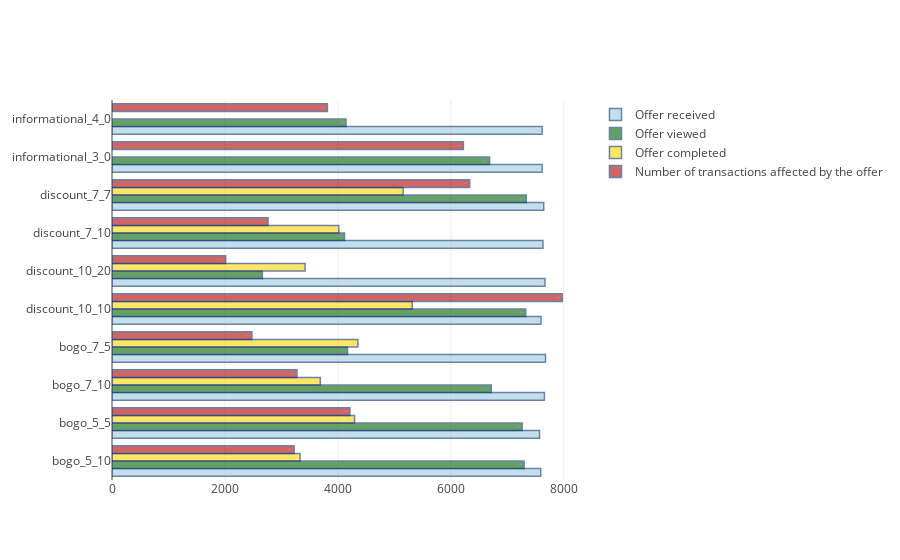

The cell this chart's notebook holds for it:
### Code cell
#plotting distribution of offer subtypes and the number of affected transactions  
y = df [df ['event'] =='offer received'].subtype.value_counts().index.sort_values()

x1 = df [df ['event'] =='offer received'].subtype.value_counts().sort_index ()
x2= df [df ['event'] =='offer viewed'].subtype.value_counts().sort_index ()
x3= df [df ['event'] =='offer completed'].subtype.value_counts().sort_index ()
x4= trans_affect.offer_subtype.value_counts().sort_index()

off_rec = go.Bar(
    x=x1,
    y=y,
    text= x1,
    name = 'Offer received',
    textposition = 'auto', 
    marker=dict(
        color='rgb(158,202,225)',
        line=dict(
            color='rgb(8,48,107)',
            width=1.5),
        ),
    opacity=0.6, orientation = 'h'
)
off_view = go.Bar(
    x=x2,
    y=y,
    text=x2,
    name = 'Offer viewed',
    textposition = 'auto',
    marker=dict(
        color='rgb(0,100,0)',
        line=dict(
            color='rgb(8,48,107)',
            width=1.5),
        ),
    opacity=0.6, orientation = 'h'
)
off_compl = go.Bar(
    x=x3,
    y=y,
    text=x3,
    name = 'Offer completed',
    textposition = 'auto',
    marker=dict(
        color='rgb(255,215,0)',
        line=dict(
            color='rgb(8,48,107)',
            width=1.5),
        ),
    opacity=0.6, orientation = 'h'
)
trans = go.Bar(
    x=x4,
    y=y,
    text=x4,
    name = 'Number of transactions affected by the offer',
    textposition = 'auto',
    marker=dict(
        color='rgb(178, 0, 0)',
        line=dict(
            color='rgb(8,48,107)',
            width=1.5),
        ),
    opacity=0.6, orientation = 'h'
)
data = [off_rec, off_view, off_compl, trans]
layout = go.Layout(
    autosize=True,
    yaxis=go.layout.YAxis(
        #title='Y-axis Title',
        #ticktext=['Very long label','long label','3','label'],
        #tickvals=[1, 2, 3, 4],
        #tickmode='array',
        automargin=True#,
        #titlefont=dict(size=30),
    )
    #width=900,
    #height=500,
    )

fig = go.Figure (data=data, layout=layout)
py.iplot(fig, filename='grouped-bar-direct-labels')

### Figure 1 — Plotly figure (JSON) as saved in the notebook; plotly's stock layout.template omitted (floating-point values rounded to 4 significant figures)
{"data": [{"marker": {"color": "rgb(158,202,225)", "line": {"color": "rgb(8,48,107)", "width": 1.5}}, "name": "Offer received", "opacity": 0.6, "orientation": "h", "text": [7593, 7571, 7658, 7677, 7597, 7668, 7632, 7646, 7618, 7617], "textposition": "auto", "type": "bar", "uid": "93713bb6-d917-4074-a277-f49b30aac68f", "x": [7593, 7571, 7658, 7677, 7597, 7668, 7632, 7646, 7618, 7617], "y": ["bogo_5_10", "bogo_5_5", "bogo_7_10", "bogo_7_5", "discount_10_10", "discount_10_20", "discount_7_10", "discount_7_7", "informational_3_0", "informational_4_0"]}, {"marker": {"color": "rgb(0,100,0)", "line": {"color": "rgb(8,48,107)", "width": 1.5}}, "name": "Offer viewed", "opacity": 0.6, "orientation": "h", "text": [7298, 7264, 6716, 4171, 7327, 2663, 4118, 7337, 6687, 4144], "textposition": "auto", "type": "bar", "uid": "918d258e-c9e4-4904-b2da-0da1fe75919c", "x": [7298, 7264, 6716, 4171, 7327, 2663, 4118, 7337, 6687, 4144], "y": ["bogo_5_10", "bogo_5_5", "bogo_7_10", "bogo_7_5", "discount_10_10", "discount_10_20", "discount_7_10", "discount_7_7", "informational_3_0", "informational_4_0"]}, {"marker": {"color": "rgb(255,215,0)", "line": {"color": "rgb(8,48,107)", "width": 1.5}}, "name": "Offer completed", "opacity": 0.6, "orientation": "h", "text": [3331, 4296, 3688, 4354, 5317, 3420, 4017, 5156], "textposition": "auto", "type": "bar", "uid": "a82148a5-e299-41c5-817e-d880ec80e749", "x": [3331, 4296, 3688, 4354, 5317, 3420, 4017, 5156], "y": ["bogo_5_10", "bogo_5_5", "bogo_7_10", "bogo_7_5", "discount_10_10", "discount_10_20", "discount_7_10", "discount_7_7", "informational_3_0", "informational_4_0"]}, {"marker": {"color": "rgb(178, 0, 0)", "line": {"color": "rgb(8,48,107)", "width": 1.5}}, "name": "Number of transactions affected by the offer", "opacity": 0.6, "orientation": "h", "text": [3226, 4213, 3275, 2478, 7975, 2013, 2763, 6335, 6223, 3815], "textposition": "auto", "type": "bar", "uid": "fc33beeb-b82d-4619-9eab-d85bf96384a1", "x": [3226, 4213, 3275, 2478, 7975, 2013, 2763, 6335, 6223, 3815], "y": ["bogo_5_10", "bogo_5_5", "bogo_7_10", "bogo_7_5", "discount_10_10", "discount_10_20", "discount_7_10", "discount_7_7", "informational_3_0", "informational_4_0"]}], "layout": {"autosize": true, "yaxis": {"automargin": true}}}
